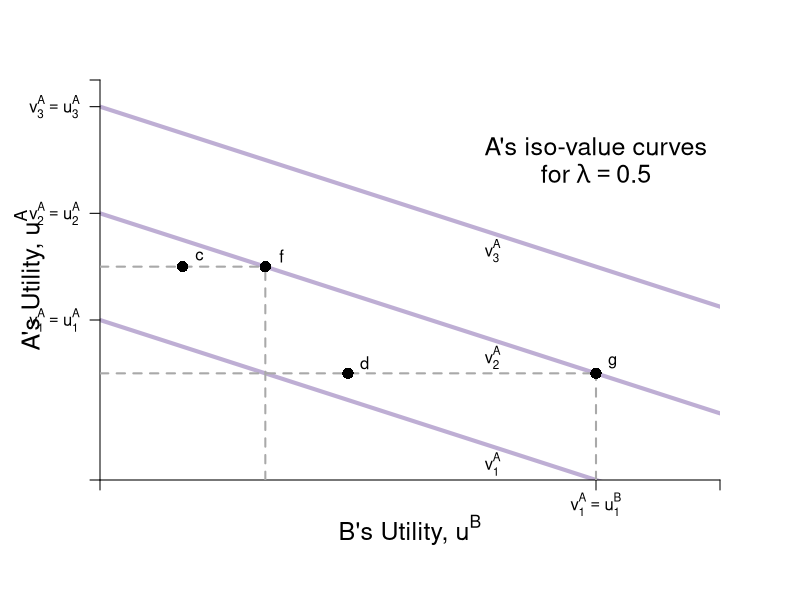

Generate this figure with R:
require(ggplot2)
require(shape)
pdf(file = "bfh-textbook/constrained_optimization/constrained_optimization_hg2.pdf", width = 9, height = 7)

#Set parameters for graphics
axislabelsize <- 1.5

indiffcurveA1 <- function(x, v = 10, lambda = 0.5) {
  (v - 4) - lambda * x
}

indiffcurveA2 <- function(x, v = 10, lambda = 0.5) {
  v - lambda * x
}

indiffcurveA3 <- function(x, v = 10, lambda = 0.5) {
  (v + 4) - lambda * x
}


COL <- c("#7fc97f", "#beaed4", "#fdc086", "#ffff99")
COLA <- c("#99d8c9","#66c2a4","#41ae76", "#238b45", "#005824")
par(mar =  c(6, 5, 4, 4))
xlims <- c(0, 15)
ylims <- c(0, 15)

plot(0, 0, xlim = xlims, ylim = ylims, type = "n",
     xlab = "",
     ylab = "", 
     line = 2.5,
     xaxt = "n", 
     yaxt = "n", 
     cex.lab = axislabelsize, 
     bty = "n",
     xaxs="i", 
     yaxs="i")


npts <- 500 
npts2 <- 501

#Specify the sequences of points for graphing. 
xx1 <- seq(xlims[1], xlims[2], length.out = npts)

#Draw the lines for the graphs
lines(xx1, indiffcurveA1(xx1), col = COL[2], lwd = 4)
lines(xx1, indiffcurveA2(xx1), col = COL[2], lwd = 4)
lines(xx1, indiffcurveA3(xx1), col = COL[2], lwd = 4)

#Customize ticks and labels for the plot
# ticksy <- seq(from = ylims[1], to = ylims[2], by = 2)
# ylabels <- seq(from = ylims[1], to = ylims[2], by = 2)
# ticksx <- seq(from = xlims[1], to = xlims[2], by = 2)
# xlabels <- seq(from = xlims[1], to = xlims[2], by = 2)
ticksy <- c(ylims[1], 10 - 4, 10, 10 + 4, ylims[2])
ylabels <- c(NA, expression(paste(v[1]^A == u[1]^A)), expression(paste(v[2]^A == u[2]^A)), expression(paste(v[3]^A == u[3]^A)), NA)
ticksx <- c(xlims[1], 20 - 8, 20, 20 + 8, xlims[2])
xlabels <- c(NA, expression(paste(v[1]^A == u[1]^B)), expression(paste(v[2]^A == u[2]^B)), expression(paste(v[3]^A == u[3]^B)), NA)


axis(1, at = ticksx, pos = 0, labels = xlabels)
axis(2, at = ticksy, pos = 0, labels = ylabels, las = 1)

mtext(expression(paste("B's Utility, ", u^B)), side = 1, line = 2.5, cex = axislabelsize)
text(-1.7, 0.5*(ylims[2]), expression(paste("A's Utility, ", u^A)), xpd = TRUE, cex = axislabelsize, srt = 90) 



#Add arrows:
#arrows(-0.9, 10.5, -0.9, 14, xpd = TRUE, length=0.1,angle=40,lwd=3)
#arrows(6.2, -1.6, 9, -1.6, xpd = TRUE, length=0.1,angle=40,lwd=3)

#Annotation of the three graphs
text(9.5, .6, expression(v[1]^A))
text(9.5, 4.6, expression(v[2]^A))
text(9.5, 8.6, expression(v[3]^A))


#Lines to label 2 points
segments(0, 8, 4, 8, lty = 2, col = "darkgray", lwd = 2)
segments(4, 0, 4, 8, lty = 2, col = "darkgray", lwd = 2)
segments(0, 4, 12, 4, lty = 2, col = "darkgray", lwd = 2)
segments(12, 0, 12, 4, lty = 2, col = "darkgray", lwd = 2)

#Annotate 2 points
points(2, 8, pch = 16, col = "black", cex = 1.5)
text(2.4, 8.4, expression(c))
points(6, 4, pch = 16, col = "black", cex = 1.5)
text(6.4, 4.4, expression(d))

points(4, 8, pch = 16, col = "black", cex = 1.5)
text(4.4, 8.4, expression(f))
points(12, 4, pch = 16, col = "black", cex = 1.5)
text(12.4, 4.4, expression(g))




#Mention lambda
text(12, 12.5, expression("A's iso-value curves"), cex = axislabelsize)
text(12, 11.5, expression(paste("for ", lambda == 0.5)), cex = axislabelsize)


dev.off()
